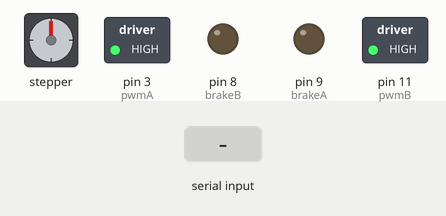
The sketch below on a simulated Arduino Uno, built with avr-gcc and run on an emulated ATmega328P. Parts: stepper motor, switched loads named in the sketch (green lamp = pin HIGH), output pins drawn as LEDs (lit = HIGH). The inputs (shaded band) are chosen by the test bench. Stepper angles assume 200 steps per turn; what the sketch prints to the serial monitor is not drawn.

Above: at 1.2 s.
1.3 s: "30,150\n" received over Serial
At 4.1 s:
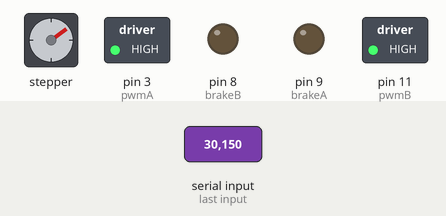
4.3 s: "90,45\n" received over Serial
At 5.65 s:
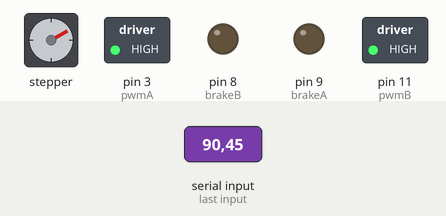
7.3 s: "5\n" received over Serial
10.3 s: "90\n" received over Serial
At 11.65 s:
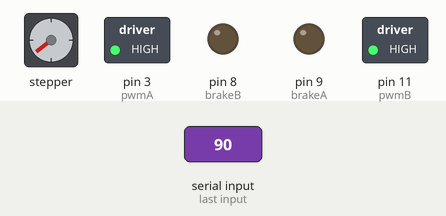
13.3 s: "200\n" received over Serial
Timing chart, 0 to 17.3 s (numbered marks = the images above; inputs shaded):
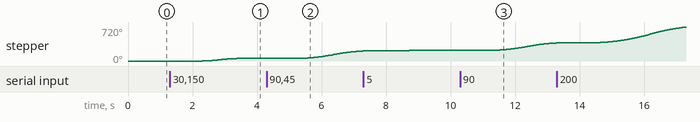

Measured:
- after the input at 1.3 s, stepper: turns 54° clockwise in 1.1 s, starting after 1.0 s
- after the input at 4.3 s, stepper: keeps turning clockwise at about 80°/s, starting after 1.0 s
- after the input at 10.3 s, stepper: keeps turning clockwise at about 80°/s, starting after 1.0 s

The sketch:

motor_run.ino
```cpp
/*This code moves a stepper motor with relative number of steps to its current position.
  Input can be positive or negative integers. The sign of the integer determines direction of movement.
  The number of steps is provided via serial communication. This can be done via Arduino
  terminal or using the python script provided in zivid_turntable.
  Hardware required: arduino uno and motorshield rev3*/

// Include the AccelStepper and serial library:
#include <AccelStepper.h>
#include <SoftwareSerial.h>

// Define number of steps per revolution:
const int stepsPerRevolution = 200;

// Give the motor control pins names:
#define pwmA 3
#define pwmB 11
#define brakeA 9
#define brakeB 8
#define dirA 12
#define dirB 13

// Define the AccelStepper interface type:
#define MotorInterfaceType 2

// Create a new instance of the AccelStepper class:
AccelStepper stepper = AccelStepper(MotorInterfaceType, dirA, dirB);

void setup() {
  //Baud rate set to match baud rate in python
  Serial.begin(9600);
  // Set the PWM and brake pins so that the direction pins can be used to control the motor:
  pinMode(pwmA, OUTPUT);
  pinMode(pwmB, OUTPUT);
  pinMode(brakeA, OUTPUT);
  pinMode(brakeB, OUTPUT);
  digitalWrite(pwmA, HIGH);
  digitalWrite(pwmB, HIGH);
  digitalWrite(brakeA, LOW);
  digitalWrite(brakeB, LOW);
  // Set the maximum steps per second:
  stepper.setMaxSpeed(600);
  // Set the maximum acceleration in steps per second^2:
  stepper.setAcceleration(60);
}


void loop() {
  //sets steps to zero, will not move from current position before user input
  int steps = 0;
  //Wait for user input of integer amount of steps to move
  while(true){
    if(Serial.available() > 0){
      String input = Serial.readString();
      steps = input.toInt();
      break;
    }
  }
  //Sets relative movement in regards to current position
  stepper.move(steps);
  // Run to position with set speed and acceleration:
  stepper.runToPosition();
  delay(100);
  while(stepper.isRunning()){
    delay(10);
  }
  Serial.write(1);
}
```
